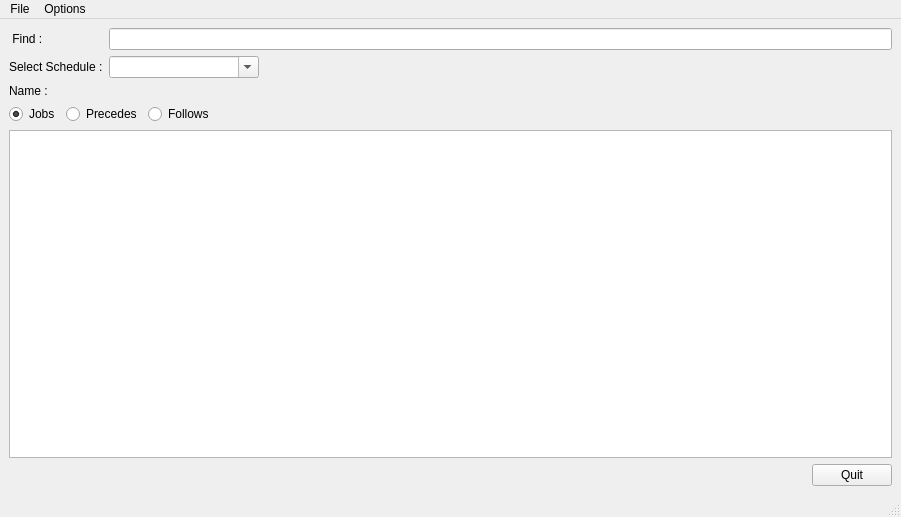
<?xml version="1.0" encoding="UTF-8"?>
<ui version="4.0">
 <class>MainWindow</class>
 <widget class="QMainWindow" name="MainWindow">
  <property name="geometry">
   <rect>
    <x>0</x>
    <y>0</y>
    <width>901</width>
    <height>517</height>
   </rect>
  </property>
  <property name="focusPolicy">
   <enum>Qt::NoFocus</enum>
  </property>
  <property name="windowTitle">
   <string>Schedule</string>
  </property>
  <property name="windowIcon">
   <iconset>
    <normaloff>Monitor_Screen_32xSM.png</normaloff>Monitor_Screen_32xSM.png</iconset>
  </property>
  <widget class="QWidget" name="centralwidget">
   <layout class="QVBoxLayout" name="verticalLayout">
    <item>
     <layout class="QFormLayout" name="formLayout">
      <property name="fieldGrowthPolicy">
       <enum>QFormLayout::AllNonFixedFieldsGrow</enum>
      </property>
      <item row="0" column="0">
       <widget class="QLabel" name="label">
        <property name="text">
         <string> Find :</string>
        </property>
       </widget>
      </item>
      <item row="0" column="1">
       <widget class="QLineEdit" name="lineEditFind"/>
      </item>
      <item row="2" column="0">
       <widget class="QLabel" name="label_2">
        <property name="text">
         <string>Select Schedule :</string>
        </property>
       </widget>
      </item>
      <item row="2" column="1">
       <widget class="QComboBox" name="comboBoxSched">
        <property name="sizePolicy">
         <sizepolicy hsizetype="Expanding" vsizetype="Fixed">
          <horstretch>10</horstretch>
          <verstretch>0</verstretch>
         </sizepolicy>
        </property>
        <property name="maximumSize">
         <size>
          <width>150</width>
          <height>16777215</height>
         </size>
        </property>
        <property name="editable">
         <bool>true</bool>
        </property>
        <property name="maxCount">
         <number>2147483647</number>
        </property>
        <property name="insertPolicy">
         <enum>QComboBox::InsertAlphabetically</enum>
        </property>
        <property name="sizeAdjustPolicy">
         <enum>QComboBox::AdjustToContents</enum>
        </property>
        <property name="minimumContentsLength">
         <number>60</number>
        </property>
        <property name="iconSize">
         <size>
          <width>100</width>
          <height>16</height>
         </size>
        </property>
       </widget>
      </item>
      <item row="4" column="0">
       <widget class="QLabel" name="label_3">
        <property name="sizePolicy">
         <sizepolicy hsizetype="Minimum" vsizetype="Preferred">
          <horstretch>0</horstretch>
          <verstretch>0</verstretch>
         </sizepolicy>
        </property>
        <property name="text">
         <string>Name :</string>
        </property>
       </widget>
      </item>
      <item row="4" column="1">
       <widget class="QLabel" name="scheduleNameLabel">
        <property name="text">
         <string/>
        </property>
       </widget>
      </item>
     </layout>
    </item>
    <item>
     <layout class="QHBoxLayout" name="horizontalLayout_2">
      <item>
       <layout class="QHBoxLayout" name="horizontalLayout">
        <item>
         <widget class="QRadioButton" name="radioButtonJobs">
          <property name="text">
           <string>Jobs</string>
          </property>
          <property name="checked">
           <bool>true</bool>
          </property>
          <attribute name="buttonGroup">
           <string notr="true">buttonGroup</string>
          </attribute>
         </widget>
        </item>
        <item>
         <widget class="QRadioButton" name="radioButtonPrecedes">
          <property name="text">
           <string>Precedes</string>
          </property>
          <attribute name="buttonGroup">
           <string notr="true">buttonGroup</string>
          </attribute>
         </widget>
        </item>
        <item alignment="Qt::AlignRight">
         <widget class="QRadioButton" name="radioButtonFollows">
          <property name="text">
           <string>Follows</string>
          </property>
          <attribute name="buttonGroup">
           <string notr="true">buttonGroup</string>
          </attribute>
         </widget>
        </item>
       </layout>
      </item>
      <item>
       <spacer name="horizontalSpacer">
        <property name="orientation">
         <enum>Qt::Horizontal</enum>
        </property>
        <property name="sizeHint" stdset="0">
         <size>
          <width>638</width>
          <height>20</height>
         </size>
        </property>
       </spacer>
      </item>
     </layout>
    </item>
    <item>
     <widget class="QTableView" name="tableView">
      <attribute name="horizontalHeaderVisible">
       <bool>true</bool>
      </attribute>
      <attribute name="horizontalHeaderCascadingSectionResizes">
       <bool>false</bool>
      </attribute>
      <attribute name="horizontalHeaderStretchLastSection">
       <bool>true</bool>
      </attribute>
      <attribute name="verticalHeaderVisible">
       <bool>false</bool>
      </attribute>
      <attribute name="verticalHeaderStretchLastSection">
       <bool>false</bool>
      </attribute>
     </widget>
    </item>
    <item>
     <layout class="QHBoxLayout" name="horizontalLayout_3">
      <item>
       <spacer name="horizontalSpacer_3">
        <property name="orientation">
         <enum>Qt::Horizontal</enum>
        </property>
        <property name="sizeHint" stdset="0">
         <size>
          <width>40</width>
          <height>20</height>
         </size>
        </property>
       </spacer>
      </item>
      <item>
       <widget class="QPushButton" name="buttonQuit">
        <property name="minimumSize">
         <size>
          <width>75</width>
          <height>0</height>
         </size>
        </property>
        <property name="maximumSize">
         <size>
          <width>100</width>
          <height>16777215</height>
         </size>
        </property>
        <property name="text">
         <string>Quit</string>
        </property>
       </widget>
      </item>
     </layout>
    </item>
   </layout>
  </widget>
  <widget class="QMenuBar" name="menubar">
   <property name="geometry">
    <rect>
     <x>0</x>
     <y>0</y>
     <width>901</width>
     <height>21</height>
    </rect>
   </property>
   <property name="nativeMenuBar">
    <bool>false</bool>
   </property>
   <widget class="QMenu" name="fileMenu">
    <property name="title">
     <string>File</string>
    </property>
    <addaction name="actionShowFullSchedule"/>
    <addaction name="exportAction"/>
    <addaction name="exportFullConnectionAction"/>
   </widget>
   <widget class="QMenu" name="menuOptions">
    <property name="title">
     <string>Options</string>
    </property>
    <addaction name="fileSchedule"/>
    <addaction name="actionSetDotLoc"/>
    <addaction name="actionFile_Locations"/>
   </widget>
   <addaction name="fileMenu"/>
   <addaction name="menuOptions"/>
  </widget>
  <widget class="QStatusBar" name="statusbar"/>
  <action name="actionJob">
   <property name="text">
    <string>Job</string>
   </property>
  </action>
  <action name="fileSchedule">
   <property name="text">
    <string>Set Schedule Location</string>
   </property>
  </action>
  <action name="exportAction">
   <property name="text">
    <string>Display Dependency Map</string>
   </property>
  </action>
  <action name="actionFile_Locations">
   <property name="text">
    <string>File Locations</string>
   </property>
  </action>
  <action name="actionSetDotLoc">
   <property name="text">
    <string>Set dot.exe Location</string>
   </property>
  </action>
  <action name="actionShowFullSchedule">
   <property name="text">
    <string>Show Full Schedule</string>
   </property>
  </action>
  <action name="exportFullConnectionAction">
   <property name="text">
    <string>Display Connection Map</string>
   </property>
  </action>
 </widget>
 <resources/>
 <connections>
  <connection>
   <sender>buttonQuit</sender>
   <signal>clicked()</signal>
   <receiver>MainWindow</receiver>
   <slot>close()</slot>
   <hints>
    <hint type="sourcelabel">
     <x>890</x>
     <y>486</y>
    </hint>
    <hint type="destinationlabel">
     <x>613</x>
     <y>290</y>
    </hint>
   </hints>
  </connection>
 </connections>
 <buttongroups>
  <buttongroup name="buttonGroup"/>
 </buttongroups>
</ui>
